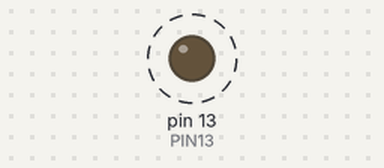
The program below on a simulated Arduino Nano, built with avr-gcc and run on an emulated ATmega328P. On the bench: output pins drawn as LEDs (lit = HIGH). Dashed ring = blinking.

Above: at 0.6 s.
Timing chart, 0 to 4.1 s (numbered marks = the images above):
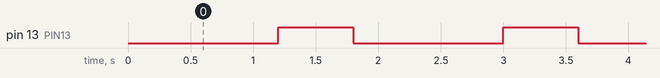

Measured:
- by itself, pin 13 (PIN13): alternates HIGH for 0.60 s and LOW for 1.2 s

The program:

main.cpp
```cpp
#include "Arduino.h"

#define PIN13 13

void setup() {
  pinMode(PIN13, OUTPUT);
}

void loop() {
  for(;;) {
    digitalWrite(PIN13, LOW);
    delay(1200);
    digitalWrite(PIN13, HIGH);
    delay(600);
  }
}
```
